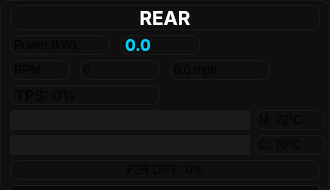
     <widget class="QFrame" name="motor3Frame">
      <property name="geometry">
       <rect>
        <x>684</x>
        <y>170</y>
        <width>330</width>
        <height>190</height>
       </rect>
      </property>
      <property name="styleSheet">
       <string notr="true">QFrame {
    background: #0f0f0f;
    border: 1px solid #1a1a1a;
    border-radius: 8px;
}</string>
      </property>
      <widget class="QLabel" name="motor3Label">
       <property name="geometry">
        <rect>
         <x>10</x>
         <y>5</y>
         <width>310</width>
         <height>25</height>
        </rect>
       </property>
       <property name="font">
        <font>
         <family>-apple-system</family>
         <pointsize>14</pointsize>
         <bold>true</bold>
        </font>
       </property>
       <property name="styleSheet">
        <string notr="true">color: #ffffff;</string>
       </property>
       <property name="text">
        <string>REAR</string>
       </property>
       <property name="alignment">
        <set>Qt::AlignCenter</set>
       </property>
      </widget>
      <widget class="QLabel" name="motor3PowerLabel">
       <property name="geometry">
        <rect>
         <x>10</x>
         <y>35</y>
         <width>100</width>
         <height>20</height>
        </rect>
       </property>
       <property name="text">
        <string>Power (kW):</string>
       </property>
      </widget>
      <widget class="QLabel" name="motor3PowerValue">
       <property name="geometry">
        <rect>
         <x>120</x>
         <y>35</y>
         <width>80</width>
         <height>20</height>
        </rect>
       </property>
       <property name="font">
        <font>
         <family>-apple-system</family>
         <pointsize>12</pointsize>
         <bold>true</bold>
        </font>
       </property>
       <property name="styleSheet">
        <string notr="true">color: #00d4ff;</string>
       </property>
       <property name="text">
        <string>0.0</string>
       </property>
      </widget>
      <widget class="QLabel" name="motor3RPMLabel">
       <property name="geometry">
        <rect>
         <x>10</x>
         <y>60</y>
         <width>60</width>
         <height>20</height>
        </rect>
       </property>
       <property name="text">
        <string>RPM:</string>
       </property>
      </widget>
      <widget class="QLabel" name="motor3RPMValue">
       <property name="geometry">
        <rect>
         <x>80</x>
         <y>60</y>
         <width>80</width>
         <height>20</height>
        </rect>
       </property>
       <property name="text">
        <string>0</string>
       </property>
      </widget>
      <widget class="QLabel" name="motor3MPHLabel">
       <property name="geometry">
        <rect>
         <x>170</x>
         <y>60</y>
         <width>100</width>
         <height>20</height>
        </rect>
       </property>
       <property name="text">
        <string>0.0 mph</string>
       </property>
      </widget>
      <widget class="QLabel" name="motor3TPSValue">
       <property name="geometry">
        <rect>
         <x>10</x>
         <y>85</y>
         <width>150</width>
         <height>20</height>
        </rect>
       </property>
       <property name="font">
        <font>
         <family>-apple-system</family>
         <pointsize>11</pointsize>
        </font>
       </property>
       <property name="text">
        <string>TPS: 0%</string>
       </property>
      </widget>
      <widget class="QProgressBar" name="motor3MotorTemp">
       <property name="geometry">
        <rect>
         <x>10</x>
         <y>110</y>
         <width>240</width>
         <height>20</height>
        </rect>
       </property>
       <property name="styleSheet">
        <string notr="true">QProgressBar {
    border: none;
    background-color: #1a1a1a;
    border-radius: 2px;
}
QProgressBar::chunk {
    background: qlineargradient(x1:0, y1:0, x2:1, y2:0,
        stop:0 #0088ff, stop:0.5 #ffaa00, stop:1 #ff4444);
    border-radius: 2px;
}</string>
       </property>
       <property name="maximum">
        <number>150</number>
       </property>
       <property name="value">
        <number>72</number>
       </property>
       <property name="textVisible">
        <bool>false</bool>
       </property>
      </widget>
      <widget class="QLabel" name="motor3MotorTempLabel">
       <property name="geometry">
        <rect>
         <x>255</x>
         <y>110</y>
         <width>70</width>
         <height>20</height>
        </rect>
       </property>
       <property name="text">
        <string>M: 72°C</string>
       </property>
      </widget>
      <widget class="QProgressBar" name="motor3ControllerTemp">
       <property name="geometry">
        <rect>
         <x>10</x>
         <y>135</y>
         <width>240</width>
         <height>20</height>
        </rect>
       </property>
       <property name="styleSheet">
        <string notr="true">QProgressBar {
    border: none;
    background-color: #1a1a1a;
    border-radius: 2px;
}
QProgressBar::chunk {
    background: qlineargradient(x1:0, y1:0, x2:1, y2:0,
        stop:0 #0088ff, stop:0.5 #ffaa00, stop:1 #ff4444);
    border-radius: 2px;
}</string>
       </property>
       <property name="maximum">
        <number>150</number>
       </property>
       <property name="value">
        <number>70</number>
       </property>
       <property name="textVisible">
        <bool>false</bool>
       </property>
      </widget>
      <widget class="QLabel" name="motor3ControllerTempLabel">
       <property name="geometry">
        <rect>
         <x>255</x>
         <y>135</y>
         <width>70</width>
         <height>20</height>
        </rect>
       </property>
       <property name="text">
        <string>C: 70°C</string>
       </property>
      </widget>
      <widget class="QLabel" name="motor3SlipLabel">
       <property name="geometry">
        <rect>
         <x>10</x>
         <y>160</y>
         <width>310</width>
         <height>20</height>
        </rect>
       </property>
       <property name="text">
        <string>F2R DIFF: 0%</string>
       </property>
       <property name="alignment">
        <set>Qt::AlignCenter</set>
       </property>
      </widget>
      <widget class="QLabel" name="motor3TractionLabel">
       <property name="geometry">
        <rect>
         <x>10</x>
         <y>185</y>
         <width>310</width>
         <height>25</height>
        </rect>
       </property>
       <property name="styleSheet">
        <string notr="true">color: #00ff88;
background: #0a0a0a;
padding: 2px;
border-radius: 3px;</string>
       </property>
       <property name="text">
        <string>TRACTION: OK</string>
       </property>
       <property name="alignment">
        <set>Qt::AlignCenter</set>
       </property>
      </widget>
     </widget>
